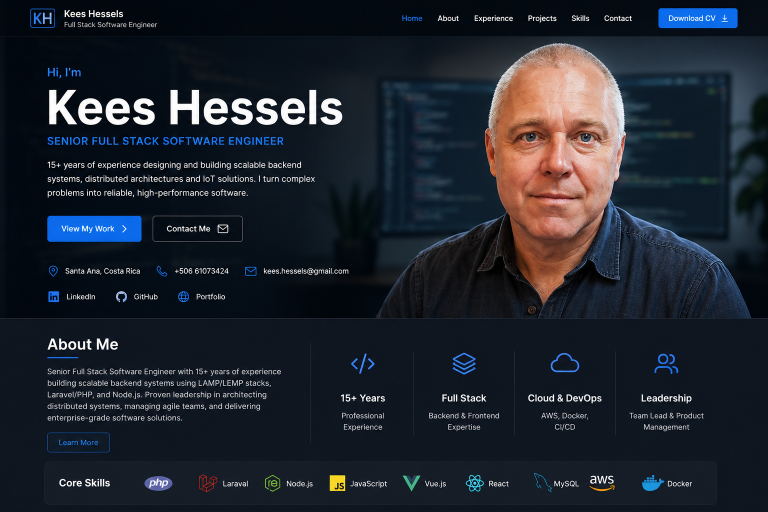
#> input picture kees-hessels-as-brand.png, 1536 x 1024 px (shown at 1/2 size)
$ python extract_hero.py
#> lines starting #> are read from the running program, lines starting #| are printed output that depends on the picture
from PIL import Image, ImageFilter, ImageEnhance
import sys

IN = 'kees-hessels-as-brand.png'
OUT = 'hero-portrait.png'
OUT2 = 'hero-portrait-enhanced.png'

im = Image.open(IN)
#> im is the input picture: PIL image 1536x1024 RGB; mean R, G, B 31.7, 37.2, 46.4
w, h = im.size
#> w = 1536; h = 1024
print('Source size:', w, 'x', h)
#| Source size: 1536 x 1024

# Choose a crop anchored to the right third/half of the image
crop_w = min(900, max(400, w // 3))
#> crop_w = 512
crop_h = min(h, int(crop_w * 1.15))
#> crop_h = 588
left = max(0, w - crop_w - 20)
#> left = 1004
top = max(0, (h - crop_h) // 2)
#> top = 218
right = min(w, left + crop_w)
#> right = 1516
bottom = min(h, top + crop_h)
#> bottom = 806
print('Crop box:', left, top, right, bottom)
#| Crop box: 1004 218 1516 806

crop = im.crop((left, top, right, bottom))
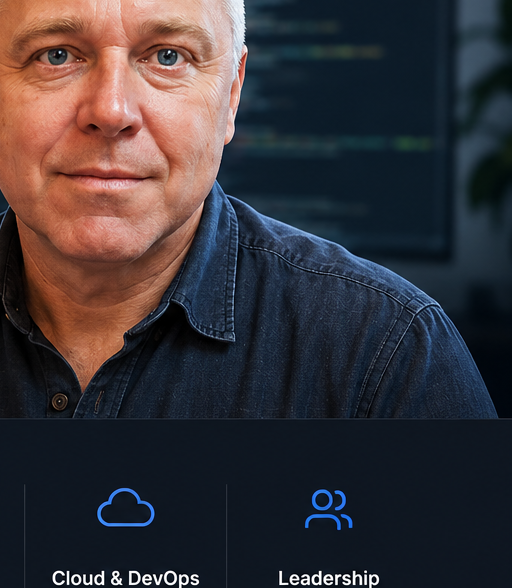
#> crop: PIL image 512x588 RGB; mean R, G, B 57.4, 51.9, 56.5
# resize to a taller portrait
crop = crop.resize((900, int(900 * crop_h / crop_w)), Image.LANCZOS)
#> crop: PIL image 900x1033 RGB

# mild sharpening and contrast
crop.save(OUT, quality=90)

enh = crop.filter(ImageFilter.UnsharpMask(radius=2, percent=150, threshold=3))
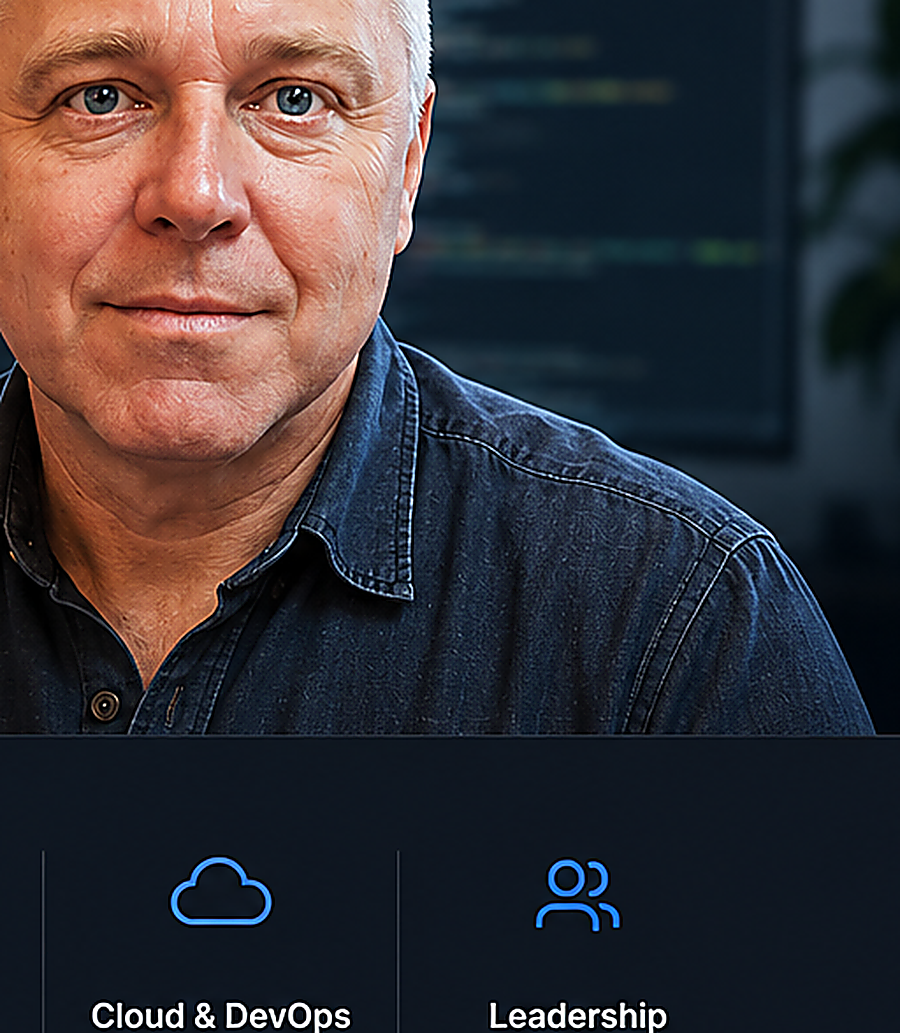
#> enh: PIL image 900x1033 RGB; mean R, G, B 57.6, 52.1, 56.5
enh = ImageEnhance.Color(enh).enhance(1.06)
enh = ImageEnhance.Contrast(enh).enhance(1.08)
enh = ImageEnhance.Sharpness(enh).enhance(1.12)
enh.save(OUT2, quality=92)

print('Saved', OUT, 'and', OUT2)

$ run again, with my profile pic.jpg saved as kees-hessels-as-brand.png
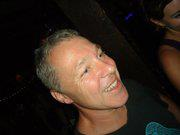
#> input picture my profile pic.jpg, 180 x 135 px
#> im is the input picture: PIL image 180x135 RGB; mean R, G, B 52, 39, 29.9
#| Source size: 180 x 135
#| Crop box: 0 0 180 135
#> `crop = crop.resize((900, int(900 * crop_h / crop_w)), Image.LANCZOS)`:
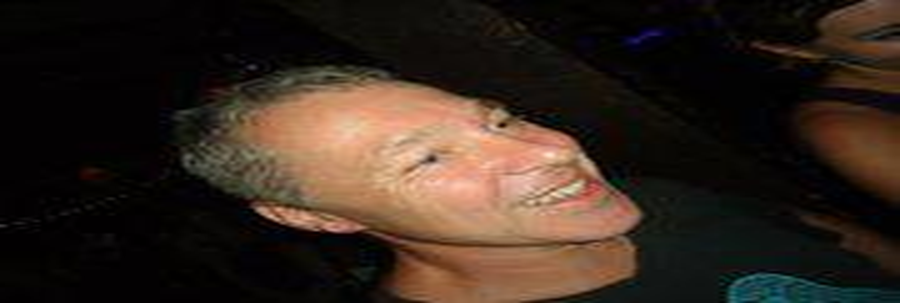
#> crop: PIL image 900x303 RGB; mean R, G, B 52, 39, 29.9
#> `enh = ImageEnhance.Contrast(enh).enhance(1.08)`:
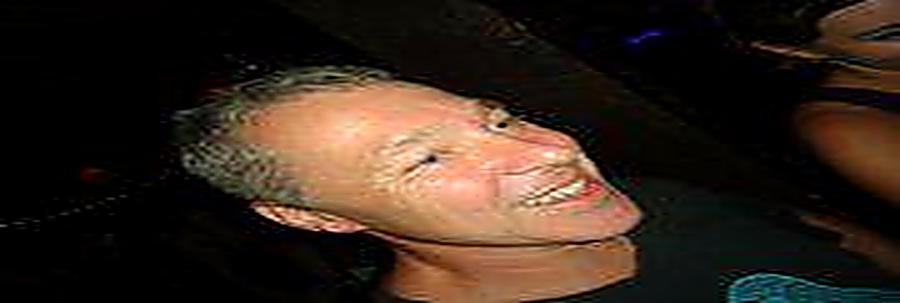
#> enh: PIL image 900x303 RGB; mean R, G, B 53, 38.8, 28.4
